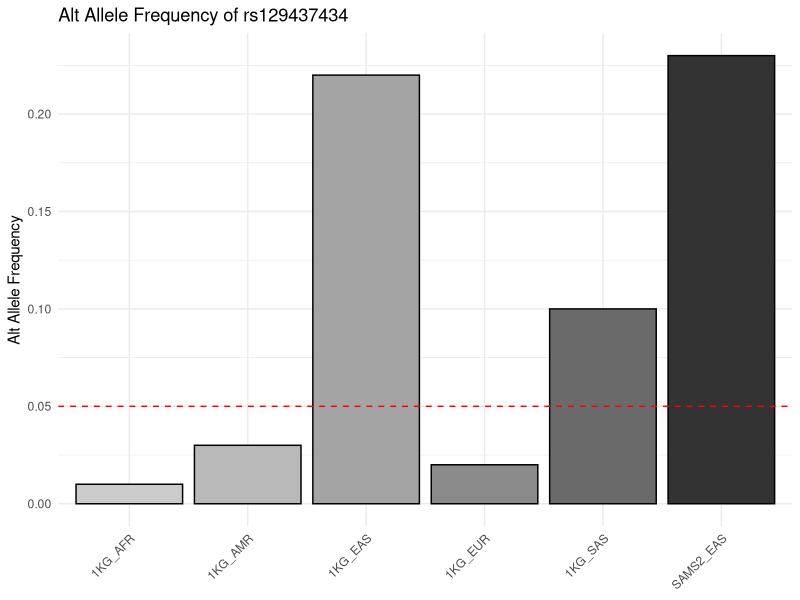

R code for this plot:
library(ggplot2)

data <- data.frame(
  Population = c("SAMS2_EAS", "1KG_EAS", "1KG_SAS", "1KG_AMR", "1KG_EUR", "1KG_AFR"),
  AlleleFrequency = c(0.23, 0.22, 0.1, 0.03, 0.02, 0.01),
  stringsAsFactors = FALSE
)

# Adding a reference line value
threshold <- 0.05

# Create the plot
ggplot(data, aes(x = Population, y = AlleleFrequency, fill = Population)) +
  geom_bar(stat = "identity", color = "black") + 
  geom_hline(yintercept = threshold, linetype = "dashed", color = "red") +
  scale_fill_grey(start = 0.8, end = 0.2) + 
  labs(title = "Alt Allele Frequency of rs129437434",
       x = NULL, # Removing the x-axis label
       y = "Alt Allele Frequency") +
  theme_minimal() +
  theme(axis.text.x = element_text(angle = 45, hjust = 1),
        legend.position = "none") 
